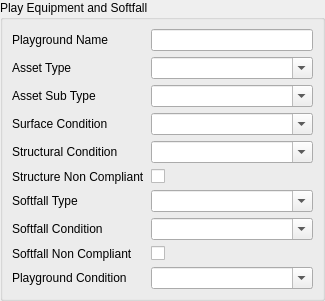
   <widget class="QWidget" name="Play_Equipment_and_Softfall_page">
    <layout class="QGridLayout" name="gridLayout_2">
     <property name="margin">
      <number>0</number>
     </property>
     <property name="spacing">
      <number>0</number>
     </property>
     <item row="0" column="0">
      <widget class="QGroupBox" name="Play_Equipment_Group">
       <property name="enabled">
        <bool>true</bool>
       </property>
       <property name="title">
        <string>Play Equipment and Softfall</string>
       </property>
       <property name="flat">
        <bool>true</bool>
       </property>
       <property name="checkable">
        <bool>false</bool>
       </property>
       <property name="checked">
        <bool>false</bool>
       </property>
       <layout class="QFormLayout" name="formLayout">
        <property name="fieldGrowthPolicy">
         <enum>QFormLayout::AllNonFixedFieldsGrow</enum>
        </property>
        <item row="0" column="0">
         <widget class="QLabel" name="label_38">
          <property name="text">
           <string>Playground Name</string>
          </property>
         </widget>
        </item>
        <item row="0" column="1">
         <widget class="QLineEdit" name="Playground_Name"/>
        </item>
        <item row="1" column="0">
         <widget class="QLabel" name="label_53">
          <property name="text">
           <string>Asset Type</string>
          </property>
         </widget>
        </item>
        <item row="1" column="1">
         <widget class="QComboBox" name="PE_Asset_Type">
          <property name="editable">
           <bool>true</bool>
          </property>
          <item>
           <property name="text">
            <string/>
           </property>
          </item>
          <item>
           <property name="text">
            <string>Combination Unit</string>
           </property>
          </item>
          <item>
           <property name="text">
            <string>Swings</string>
           </property>
          </item>
          <item>
           <property name="text">
            <string>Rocker</string>
           </property>
          </item>
          <item>
           <property name="text">
            <string>Climbing Frame</string>
           </property>
          </item>
          <item>
           <property name="text">
            <string>Flying Fox</string>
           </property>
          </item>
          <item>
           <property name="text">
            <string>tunnels</string>
           </property>
          </item>
          <item>
           <property name="text">
            <string>Exercise Equipment</string>
           </property>
          </item>
         </widget>
        </item>
        <item row="2" column="0">
         <widget class="QLabel" name="label_56">
          <property name="text">
           <string>Asset Sub Type</string>
          </property>
         </widget>
        </item>
        <item row="2" column="1">
         <widget class="QComboBox" name="PE_Asset_Sub_Type">
          <property name="editable">
           <bool>true</bool>
          </property>
          <item>
           <property name="text">
            <string/>
           </property>
          </item>
          <item>
           <property name="text">
            <string>Large</string>
           </property>
          </item>
          <item>
           <property name="text">
            <string>Medium</string>
           </property>
          </item>
          <item>
           <property name="text">
            <string>Small</string>
           </property>
          </item>
          <item>
           <property name="text">
            <string>Chain Swing - Double</string>
           </property>
          </item>
          <item>
           <property name="text">
            <string>Chain Swing - Single</string>
           </property>
          </item>
          <item>
           <property name="text">
            <string>Chain Swing - Four</string>
           </property>
          </item>
          <item>
           <property name="text">
            <string>Leslie Park Boat Swings</string>
           </property>
          </item>
          <item>
           <property name="text">
            <string>Birdnest Swing</string>
           </property>
          </item>
          <item>
           <property name="text">
            <string>climbing net - Leslie</string>
           </property>
          </item>
         </widget>
        </item>
        <item row="3" column="0">
         <widget class="QLabel" name="label_91">
          <property name="text">
           <string>Surface Condition</string>
          </property>
         </widget>
        </item>
        <item row="3" column="1">
         <widget class="QComboBox" name="PE_Surface_Condition">
          <property name="editable">
           <bool>true</bool>
          </property>
          <item>
           <property name="text">
            <string/>
           </property>
          </item>
          <item>
           <property name="text">
            <string>1</string>
           </property>
          </item>
          <item>
           <property name="text">
            <string>2</string>
           </property>
          </item>
          <item>
           <property name="text">
            <string>3</string>
           </property>
          </item>
          <item>
           <property name="text">
            <string>4</string>
           </property>
          </item>
          <item>
           <property name="text">
            <string>5</string>
           </property>
          </item>
         </widget>
        </item>
        <item row="4" column="0">
         <widget class="QLabel" name="label_92">
          <property name="text">
           <string>Structural Condition</string>
          </property>
         </widget>
        </item>
        <item row="4" column="1">
         <widget class="QComboBox" name="PE_Structural_Condition">
          <property name="editable">
           <bool>true</bool>
          </property>
          <item>
           <property name="text">
            <string/>
           </property>
          </item>
          <item>
           <property name="text">
            <string>1</string>
           </property>
          </item>
          <item>
           <property name="text">
            <string>2</string>
           </property>
          </item>
          <item>
           <property name="text">
            <string>3</string>
           </property>
          </item>
          <item>
           <property name="text">
            <string>4</string>
           </property>
          </item>
          <item>
           <property name="text">
            <string>5</string>
           </property>
          </item>
         </widget>
        </item>
        <item row="5" column="0">
         <widget class="QLabel" name="label_2">
          <property name="text">
           <string>Structure Non Compliant</string>
          </property>
          <property name="buddy">
           <cstring>PE_Structural_Compliance</cstring>
          </property>
         </widget>
        </item>
        <item row="5" column="1">
         <widget class="QCheckBox" name="PE_Structural_Compliance">
          <property name="layoutDirection">
           <enum>Qt::LeftToRight</enum>
          </property>
          <property name="text">
           <string/>
          </property>
         </widget>
        </item>
        <item row="6" column="0">
         <widget class="QLabel" name="label_55">
          <property name="text">
           <string>Softfall Type</string>
          </property>
         </widget>
        </item>
        <item row="6" column="1">
         <widget class="QComboBox" name="Softfall_Type">
          <property name="editable">
           <bool>true</bool>
          </property>
          <item>
           <property name="text">
            <string/>
           </property>
          </item>
          <item>
           <property name="text">
            <string>rubber</string>
           </property>
          </item>
          <item>
           <property name="text">
            <string>artificial grass</string>
           </property>
          </item>
          <item>
           <property name="text">
            <string>Softfall bark</string>
           </property>
          </item>
          <item>
           <property name="text">
            <string>Sand</string>
           </property>
          </item>
         </widget>
        </item>
        <item row="7" column="0">
         <widget class="QLabel" name="label_71">
          <property name="text">
           <string>Softfall Condition</string>
          </property>
         </widget>
        </item>
        <item row="7" column="1">
         <widget class="QComboBox" name="Softfall_Surface_Condition">
          <property name="editable">
           <bool>true</bool>
          </property>
          <item>
           <property name="text">
            <string/>
           </property>
          </item>
          <item>
           <property name="text">
            <string>1</string>
           </property>
          </item>
          <item>
           <property name="text">
            <string>2</string>
           </property>
          </item>
          <item>
           <property name="text">
            <string>3</string>
           </property>
          </item>
          <item>
           <property name="text">
            <string>4</string>
           </property>
          </item>
          <item>
           <property name="text">
            <string>5</string>
           </property>
          </item>
         </widget>
        </item>
        <item row="8" column="0">
         <widget class="QLabel" name="label_4">
          <property name="text">
           <string>Softfall Non Compliant</string>
          </property>
         </widget>
        </item>
        <item row="8" column="1">
         <widget class="QCheckBox" name="Softfall_Compliance">
          <property name="text">
           <string/>
          </property>
         </widget>
        </item>
        <item row="9" column="0">
         <widget class="QLabel" name="label_66">
          <property name="text">
           <string>Playground Condition</string>
          </property>
         </widget>
        </item>
        <item row="9" column="1">
         <widget class="QComboBox" name="Overall_Playground_Condition">
          <property name="editable">
           <bool>true</bool>
          </property>
          <item>
           <property name="text">
            <string/>
           </property>
          </item>
          <item>
           <property name="text">
            <string>1</string>
           </property>
          </item>
          <item>
           <property name="text">
            <string>2</string>
           </property>
          </item>
          <item>
           <property name="text">
            <string>3</string>
           </property>
          </item>
          <item>
           <property name="text">
            <string>4</string>
           </property>
          </item>
          <item>
           <property name="text">
            <string>5</string>
           </property>
          </item>
         </widget>
        </item>
       </layout>
      </widget>
     </item>
    </layout>
   </widget>
